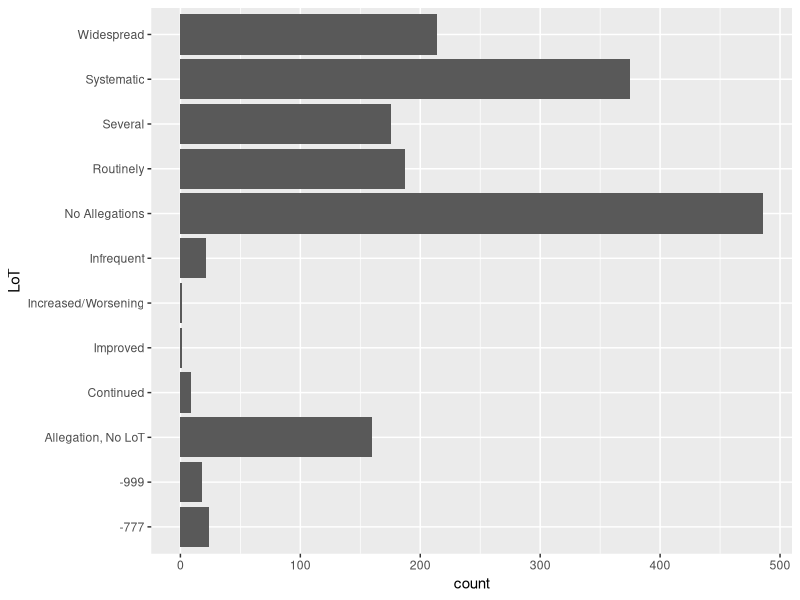
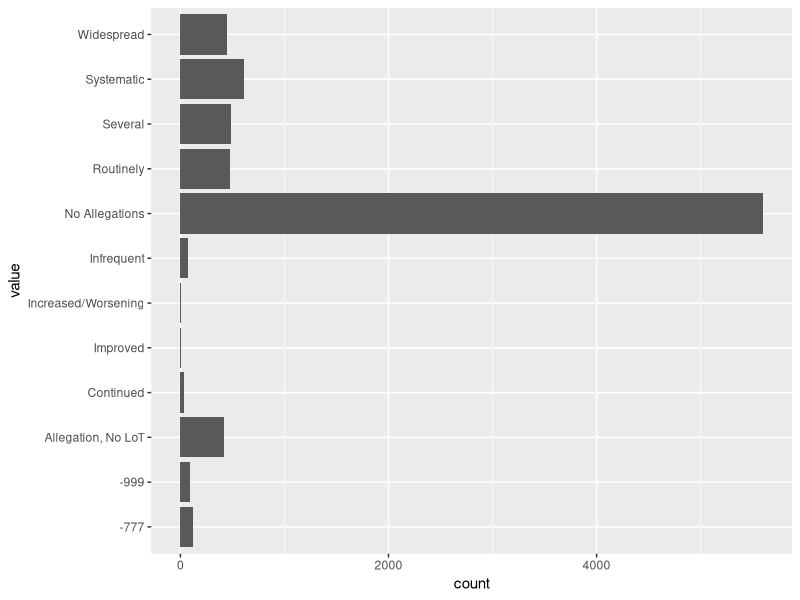
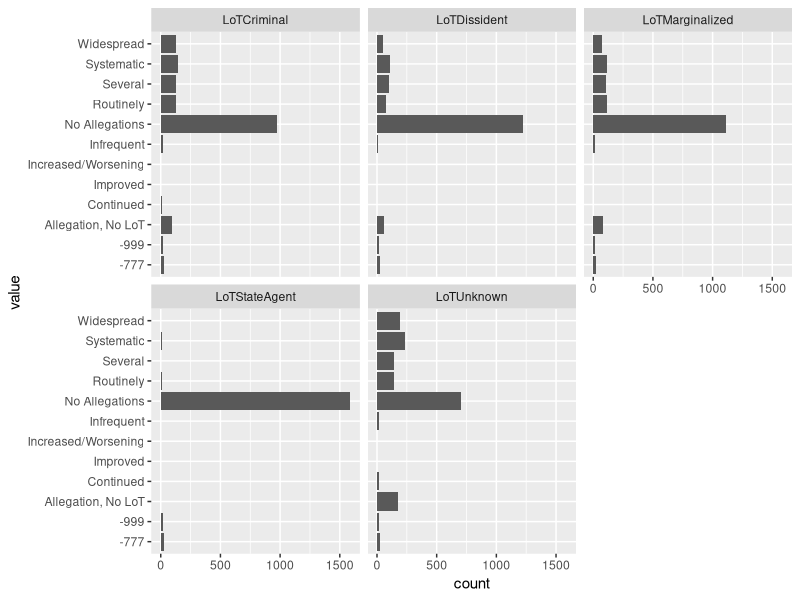
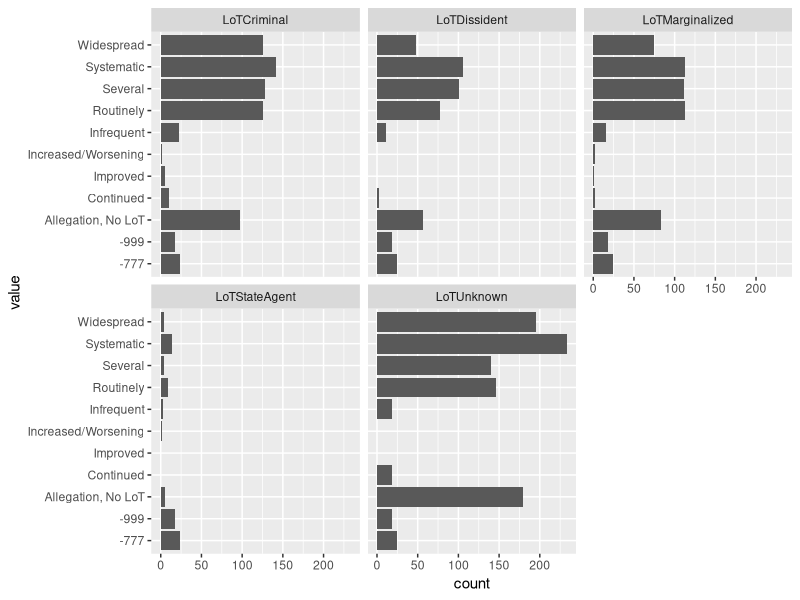

Write the R code that produced these figures, in order.
## ---- chunk 1
knitr::opts_chunk$set(echo = TRUE)
## ---- chunk 2
library("tidyverse")
library("haven")

allegations <- read_dta("input/itt/data/RevisedSAFINAL_11Mar2013.dta")


cy <- read_csv("input/itt/data/CY.csv")
cyvt <- read_csv("input/itt/data/CYVT.csv")
cyaocvt <- read_csv("input/itt/data/CYAoCVT.csv")

ggplot(cy, aes(x = LoT)) + 
  geom_bar() +
  coord_flip()

cyvt %>%
  gather(key, value, starts_with("LoT")) %>%
  ggplot(aes(x = value)) +
  geom_bar() +
  coord_flip()

cyvt %>%
  gather(key, value, starts_with("LoT")) %>%
  ggplot(aes(x = value, group = key)) +
  geom_bar() +
  coord_flip() +
  facet_wrap(~ key)

cyvt %>%
  gather(key, value, starts_with("LoT")) %>%
  filter(value!="No Allegations") %>%
  ggplot(aes(x = value, group = key)) +
  geom_bar() +
  coord_flip() +
  facet_wrap(~ key)
